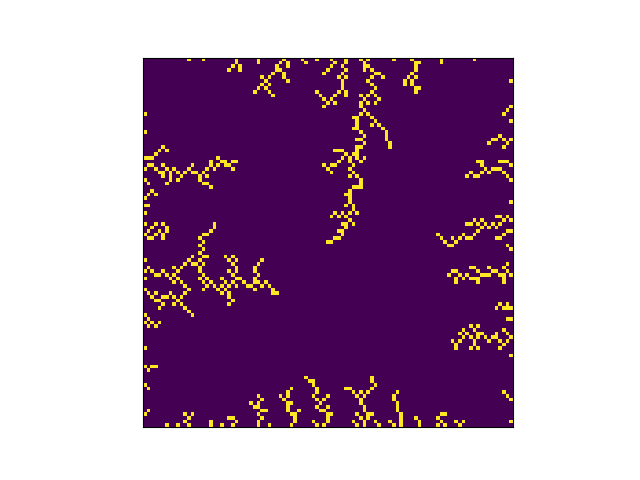

The Python source for this figure:


import numpy as np
import matplotlib.pyplot as plt

# Set the size of the grid and the number of particles
grid_size = 101

# Create the grid and initialize the center point
grid = np.zeros((grid_size, grid_size))

# Create a list of particles, starting at the center
particles = []

# Define a function to check if a particle is touching the cluster
def touching_cluster(x, y):
    for dx in range(-1, 2):
        for dy in range(-1, 2):
            xdx = x + dx
            ydy = y + dy
            if xdx == grid_size or ydy == grid_size or xdx == -1 or ydy == -1:
                continue    
            if grid[xdx, ydy] == 1:
                return True
    return False

# Define a function to check if a particle is touching the edge
def touching_edge(x,y):
    if x == grid_size-1 or x == 0 or y == grid_size-1 or y == 0:
        return True
    return False
c = grid_size // 2
# Run the simulation
while grid[c, c] != 1:
    # Generate a random starting position for the particle
    #x, y = np.random.randint(0, grid_size), np.random.randint(0, grid_size)   
    x,y = c, c
    while not (touching_cluster(x, y) or touching_edge(x,y)):
        # Move the particle randomly until it touches the cluster
        dir = np.random.randint(1,5)
        if dir == 1: x+= 1
        if dir == 2: x-= 1
        if dir == 3: y+= 1
        if dir == 4: y-= 1
    # Add the particle to the cluster
    grid[x, y] = 1
    particles.append((x, y))

# Plot the cluster
fig, ax = plt.subplots()
ax.imshow(grid)
ax.set_xticks([])
ax.set_yticks([])
plt.savefig(r'Ques11/Q11(i).png')
plt.show()
